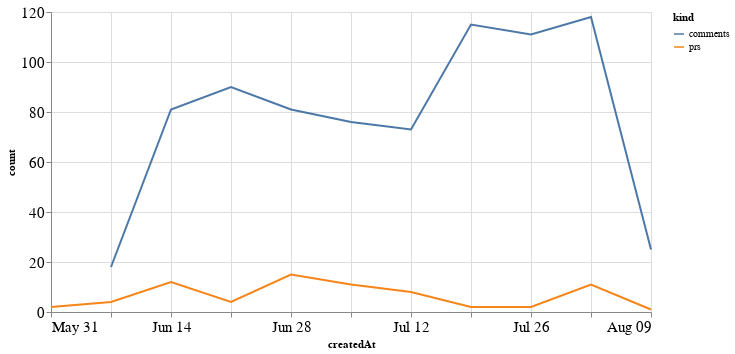

Notebook cell for this chart:
### Code cell
alt.Chart(total_time, width=600).mark_line().encode(
    x='createdAt',
    y='count',
    color='kind'
)

### Figure 1 — Vega-Lite specification as saved in the notebook (floating-point values rounded to 4 significant figures)
{"config": {"axisLeft": {"labelFontSize": 15}, "axisBottom": {"labelFontSize": 15}}, "data": {"name": "data-3373b271e78f10288cd5473965755884"}, "mark": "line", "encoding": {"color": {"type": "nominal", "field": "kind"}, "x": {"type": "temporal", "field": "createdAt"}, "y": {"type": "quantitative", "field": "count"}}, "width": 600, "$schema": "https://vega.github.io/schema/vega-lite/v4.8.1.json", "datasets": {"data-3373b271e78f10288cd5473965755884": [{"createdAt": "2020-05-31T00:00:00", "kind": "prs", "count": 2.0}, {"createdAt": "2020-06-07T00:00:00", "kind": "prs", "count": 4.0}, {"createdAt": "2020-06-14T00:00:00", "kind": "prs", "count": 12.0}, {"createdAt": "2020-06-21T00:00:00", "kind": "prs", "count": 4.0}, {"createdAt": "2020-06-28T00:00:00", "kind": "prs", "count": 15.0}, {"createdAt": "2020-07-05T00:00:00", "kind": "prs", "count": 11.0}, {"createdAt": "2020-07-12T00:00:00", "kind": "prs", "count": 8.0}, {"createdAt": "2020-07-19T00:00:00", "kind": "prs", "count": 2.0}, {"createdAt": "2020-07-26T00:00:00", "kind": "prs", "count": 2.0}, {"createdAt": "2020-08-02T00:00:00", "kind": "prs", "count": 11.0}, {"createdAt": "2020-08-09T00:00:00", "kind": "prs", "count": 1.0}, {"createdAt": "2020-05-31T00:00:00", "kind": "comments", "count": null}, {"createdAt": "2020-06-07T00:00:00", "kind": "comments", "count": 18.0}, {"createdAt": "2020-06-14T00:00:00", "kind": "comments", "count": 81.0}, {"createdAt": "2020-06-21T00:00:00", "kind": "comments", "count": 90.0}, {"createdAt": "2020-06-28T00:00:00", "kind": "comments", "count": 81.0}, {"createdAt": "2020-07-05T00:00:00", "kind": "comments", "count": 76.0}, {"createdAt": "2020-07-12T00:00:00", "kind": "comments", "count": 73.0}, {"createdAt": "2020-07-19T00:00:00", "kind": "comments", "count": 115.0}, {"createdAt": "2020-07-26T00:00:00", "kind": "comments", "count": 111.0}, {"createdAt": "2020-08-02T00:00:00", "kind": "comments", "count": 118.0}, {"createdAt": "2020-08-09T00:00:00", "kind": "comments", "count": 25.0}]}}
